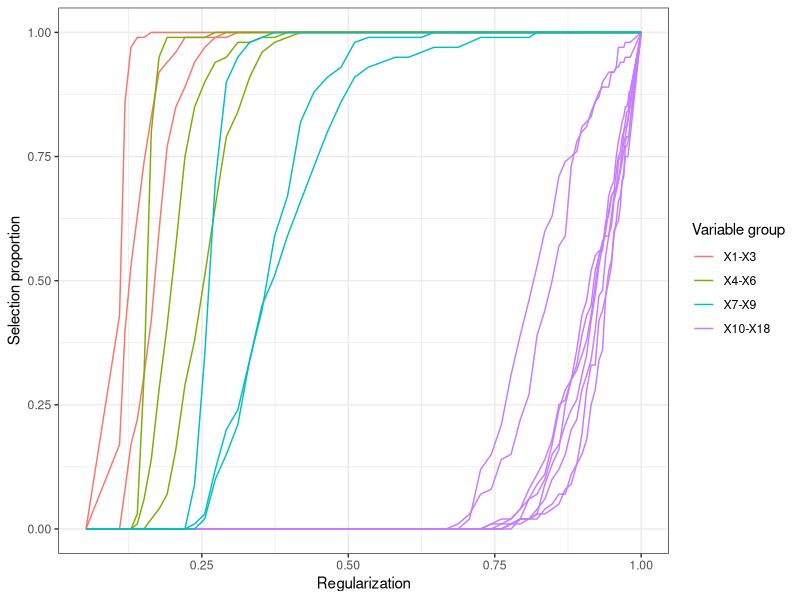
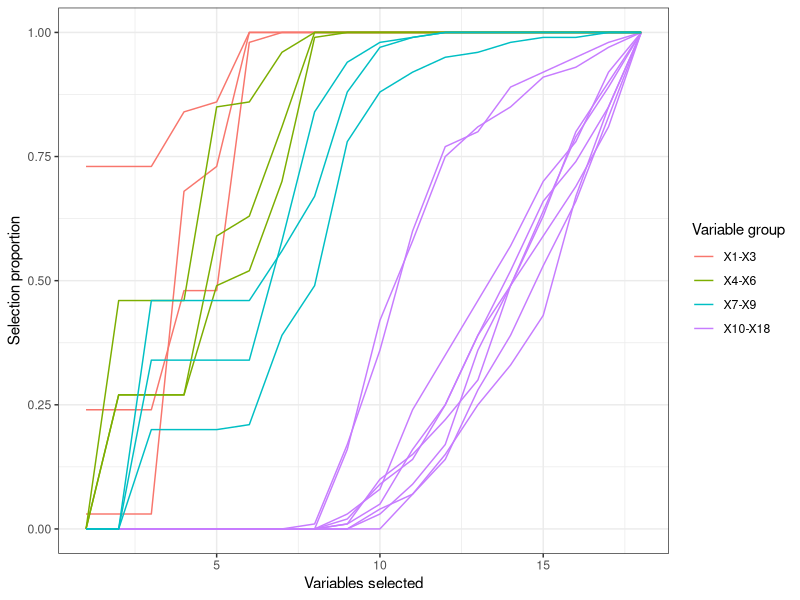
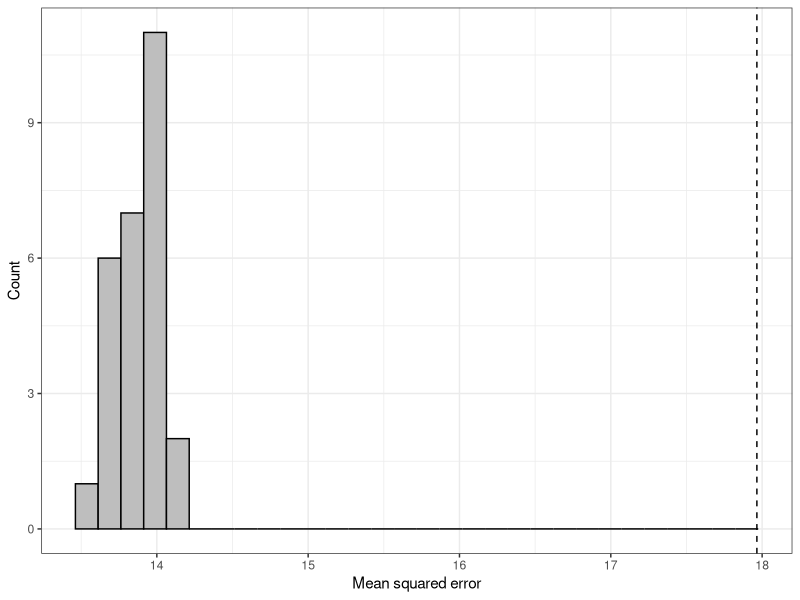

These figures' R source, in order:
library(ggplot2)
library(MASS)
library(glmnet)

set.seed(1)
n <- 500
p <- 18
SNR <- 20

# covariance matrix
mysigma <- diag(p)
mysigma[1:3,1:3] <- mysigma[4:6,4:6] <- mysigma[7:9, 7:9] <- 0.90
mysigma[diag(p) == 1] <- 1

x <- mvrnorm(n, rep(0, p), mysigma) # covariates

cf <- c(3, 2, 1) #coefficients

# generate response
signal <- cf[1]*rowSums(x[,1:3]) + cf[2]*rowSums(x[,4:6]) + cf[3]*rowSums(x[,7:9])
eps <- rnorm(n, 0, sqrt(var(signal) / SNR))
y <- signal + eps
train <- data.frame(x,y)

ls1 <- glmnet(x, y)
myl <- c(ls1$lambda[1] + 10, ls1$lambda, 0)

# SS lasso
B <- 100
ss_mat <- matrix(nrow = B, ncol = p)
ss_mat_ls <- matrix(nrow = B, ncol = p)
for(i in 1:B) {
  tr <- train[sample(1:n, n/2, replace = F),]
  lower <- lm(y ~ 1, tr)
  upper <- lm(y ~ ., tr)
  mystep <- step(lower, scope = list(lower = lower, upper = upper),
                 direction="forward", steps = p,trace = 0,k = 0)
  ls_temp <- glmnet(as.matrix(tr[, -(p+1)]), as.vector(tr[, (p+1)]), lambda = myl)
  b <- t(as.matrix(ls_temp$beta))
  first_nonzero <- function(x){min(which(x != 0))}
  loc_add <- apply(b, 2, first_nonzero)
  ss_mat_ls[i, ] <- loc_add
  ss_mat[i, ] <- names(coef(mystep)[-1])
}

var_names <- names(train[,1:p])
colnames(ss_mat_ls) <- var_names
var_counts <- matrix(0, ncol = p, nrow = p)
for(i in 1:p) {
  tb <- table(ss_mat[,1:i])
  var_counts[i,match(names(tb), var_names)] <- tb
}
colnames(var_counts) <- var_names
rownames(var_counts) <- 1:p

var_counts_ls <- matrix(0, nrow = length(myl), ncol = p)
for(i in 1:nrow(var_counts_ls)) {
  has_been_picked <- function(x){length(which(x <= i))}
  var_counts_ls[i, ] <- apply(ss_mat_ls, 2, has_been_picked)
}
colnames(var_counts_ls) <- var_names

var_prop <- var_counts / B
var_prop_ls <- var_counts_ls / B
types <- as.factor(c(rep("X1-X3", p*3), rep("X4-X6", p*3), rep("X7-X9", p*3),
                     rep("X10-X18", p*p - p*9) ))
types <- factor(types, levels = c("X1-X3", "X4-X6", "X7-X9", "X10-X18"))
types_ls <- as.factor(c(rep("X1-X3", length(myl)*3), rep("X4-X6", length(myl)*3),
                        rep("X7-X9", length(myl)*3),
                        rep("X10-X18", length(myl)*p - length(myl)*9) ))
types_ls <- factor(types_ls, levels = c("X1-X3", "X4-X6", "X7-X9", "X10-X18"))
to_plot <- data.frame(props = as.vector(var_prop), reg = rep(1:p, p),
                      var = rep(var_names, each = p), type = types)
to_plot_ls <- data.frame(props = as.vector(var_prop_ls), reg = 1 / (rep(myl, p) + 1),
                         var = rep(var_names, each = length(myl)), type = types_ls)


p0 <- ggplot(to_plot_ls,aes(x = reg, y = props,group = var, col = type)) + 
  geom_line() + labs(col = "Variable group", y = "Selection proportion",
                     x = "Regularization") + theme_bw()

# generate test data
x <- mvrnorm(10000, rep(0, p), mysigma)
signal <- cf[1]*rowSums(x[,1:3]) + cf[2]*rowSums(x[,4:6]) + cf[3]*rowSums(x[,7:9])
eps <- rnorm(10000, 0, sqrt(var(signal) / SNR))
y <- signal + eps
test <- data.frame(x,y)

# get all 3 group model errors
errs_3grp <- rep(0, 27)
ctr <- 1
for(i in 1:3) {
  for(j in 4:6) {
    for(k in 7:9) {
      train_temp <- data.frame(train[,i], train[,j],train[,k], train$y)
      colnames(train_temp) <- c(paste0("X", i), paste0("X", j), paste0("X", k), "y")
      
      test_temp <- data.frame(test[,i], test[,j],test[,k], test$y)
      colnames(test_temp) <- c(paste0("X", i), paste0("X", j), paste0("X", k), "y")
      
      lm_temp <- lm(y ~ ., train_temp)
      errs_3grp[ctr] <- mean((test_temp$y - predict(lm_temp, test_temp))^2)
      ctr <- ctr + 1
    }
  }
}

# get 3 var 2 group model errors (grp1 & grp2)
ctr <- 1
opts <- combn(1:6, 3)
errs_2grp <- rep(0, ncol(opts))
err123 <- NA
for(i in 1:ncol(opts)) {
  train_temp <- data.frame(train[,opts[,i][1]], train[,opts[,i][2]],train[,opts[,i][3]], train$y)
  colnames(train_temp) <- c(paste0("X", opts[,i][1]), paste0("X", opts[,i][2]),
                            paste0("X", opts[,i][3]), "y")
  
  test_temp <- data.frame(test[,opts[,i][1]], test[,opts[,i][2]],test[,opts[,i][3]], test$y)
  colnames(test_temp) <- c(paste0("X", opts[,i][1]), paste0("X", opts[,i][2]),
                           paste0("X", opts[,i][3]), "y")
  
  lm_temp <- lm(y ~ ., train_temp)
  errs_2grp[ctr] <- mean((test_temp$y - predict(lm_temp, test_temp))^2)
  ctr <- ctr + 1
}

p1 <- ggplot(to_plot, aes(x = reg, y = props, group = var, col = type)) + 
  geom_line() + 
  labs(col = "Variable group", y = "Selection proportion", x = "Variables selected") + 
  theme_bw()
p2 <- ggplot(data.frame(errs_3grp), aes(x = errs_3grp)) + 
  geom_histogram(fill = "gray", col = "black", bins = 30) + 
  geom_vline(aes(xintercept = min(errs_2grp, na.rm = T)), lty = 2) +
  labs(y = "Count", x = "Mean squared error") + 
  theme_bw()

p0 # lasso stability paths
p1 # fwd sel stability paths
p2 # 3 group errors & best 2 grp
